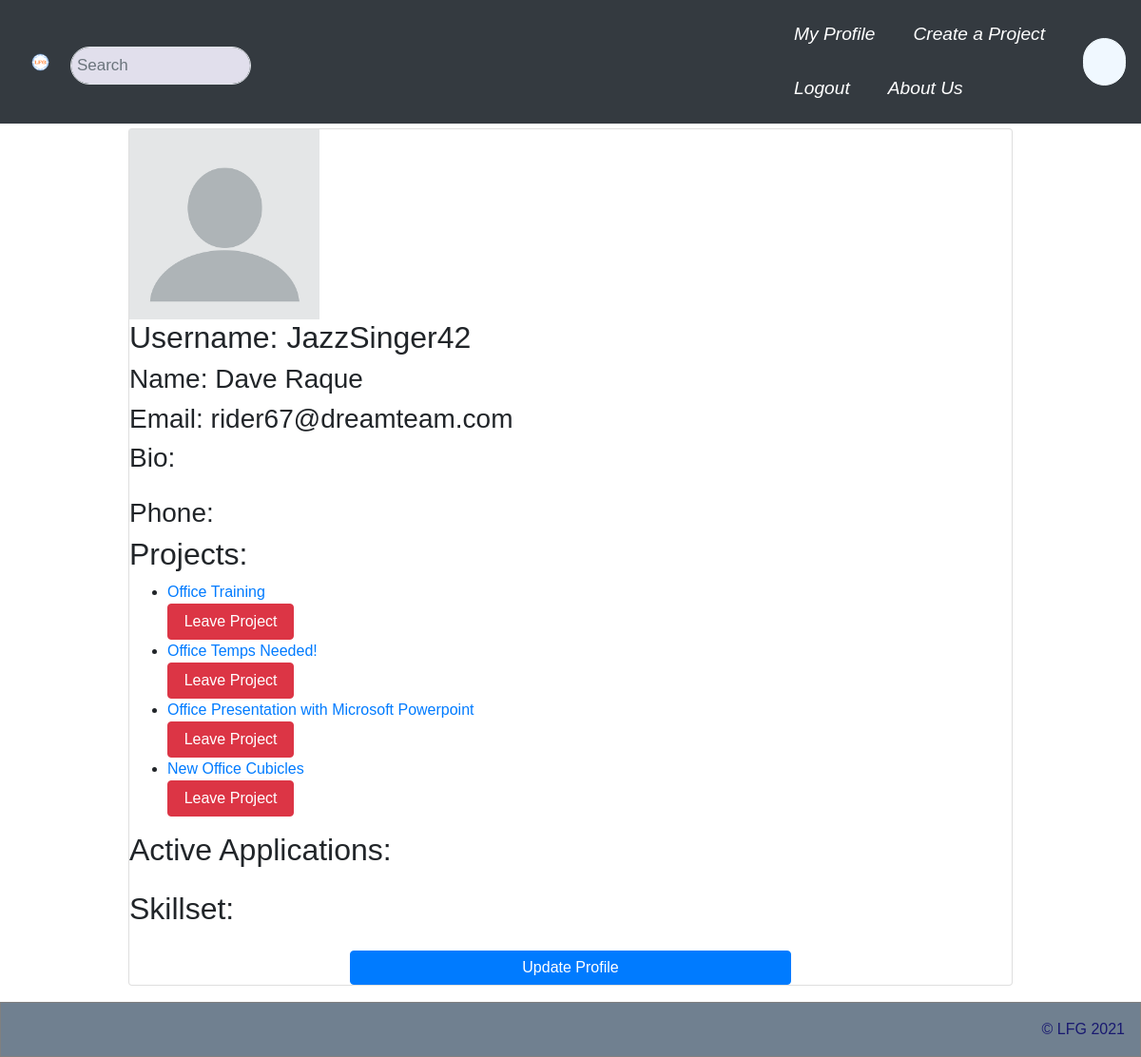
The app's page /accounts/profile/ (signed in) with its own data.
### LFGCore/models.py (models this page shows, shortened)
class Member(models.Model):
  profile = models.ForeignKey(Profile, on_delete=models.CASCADE)
  project = models.ForeignKey(Project, on_delete=models.CASCADE)
  roles = models.ManyToManyField('Role', through='RolePeriod')
  is_owner = models.BooleanField()
  start_date = models.DateTimeField(default=now)
  end_date = models.DateTimeField(null=True)
  active = models.BooleanField(default=True)

class Project(models.Model):
  channels = models.ManyToManyField('ChatChannel', through='ProjectChannel')
  name = models.CharField(max_length=45)
  description = models.CharField(max_length=10000)
  start_date = models.DateTimeField(default=now)
  end_date = models.DateTimeField(null=True)
  active = models.BooleanField(default=True)
  objects = ProjectManager()

### LFGCore/views.py (the view)
# urls.py: path('accounts/profile/', views.profile, name='my_profile_view'),
@login_required
def profile(request, id=None):
  user = None
  if id == None:
    user = request.user
  else:
    user = User.objects.get(id=id)
  return render(request, 'LFGCore/profile.html', {
    "user": user,
    "is_own_profile": user == request.user,
    "memberships" : user.profile.member_set.filter(active=True, project__active=True),
    "skillset": user.profile.get_resume(),
    'logged_in' : request.user.is_authenticated
  })

### LFGCore/models.py (called while the page is built)
  def get_resume(self):
    skillset = defaultdict(float)
    for membership in self.member_set.all():
      for period in membership.roleperiod_set.all():
        for skill in period.role.skills.all():
          skillset[skill] += period.duration()
    return [(skill, skillset[skill], format_time(skillset[skill])) for skill in skillset]

### LFGCore/templates/LFGCore/profile.html (shortened to what this page needs)
{% extends "LFGCore/base.html" %}
{% block content %}
<div class="card">
  <img src="/static/top/blank.png" alt= "{{ user.username }}" width= 200>
  <h2>Username: {{ user.username }}</h2>
  <h3>Name: {{ user.first_name }} {{ user.last_name }}</h3>
  <h3>Email: {{ user.email }}</h3>
  <h3>Bio:</h3>
  <h3>Phone: {{ user.profile.telephone_number }}</h3>
  <h2>Projects:</h2>
  <ul>
    {% for member in memberships %}
    <li>
      <a href="/project/{{ member.project.id }}/">{{ member.project.name }}</a>
        {% if is_own_profile %}
        <form action="/membership/quit/{{ member.id }}/" method="post">
          <button class="btn btn-danger" type="submit">Leave Project</button>
        </form>
        {% endif %}
      </li>
      {% endfor %}
  </ul>
  <h2>Active Applications:</h2>
  <h2>Skillset:</h2>
  {% if is_own_profile %}
  <center>
    <form action="/accounts/profile/update/">
      <input class="btn btn-primary" type="submit" value="Update Profile" />
    </form>
  </center>
  {% endif %}
</div>
{% endblock content %}

### static/top/top.css (style rules this page uses)
* { box-sizing: border-box; }
body { margin: 0; font-family: Arial, Helvetica, sans-serif; }
.container input { width: 50%; padding: 5px; }
button { width: 15%; padding: 5px; }

### records on screen
Member: project.name "Office Training"
Member: project.name "Office Temps Needed!"
Member: project.name "Office Presentation with Microsoft Powerpoint"
Member: project.name "New Office Cubicles"

### other values on screen
{{ user.username }} "JazzSinger42"
{{ user.first_name }} "Dave"
{{ user.last_name }} "Raque"
{{ user.email }} "rider67@dreamteam.com"
